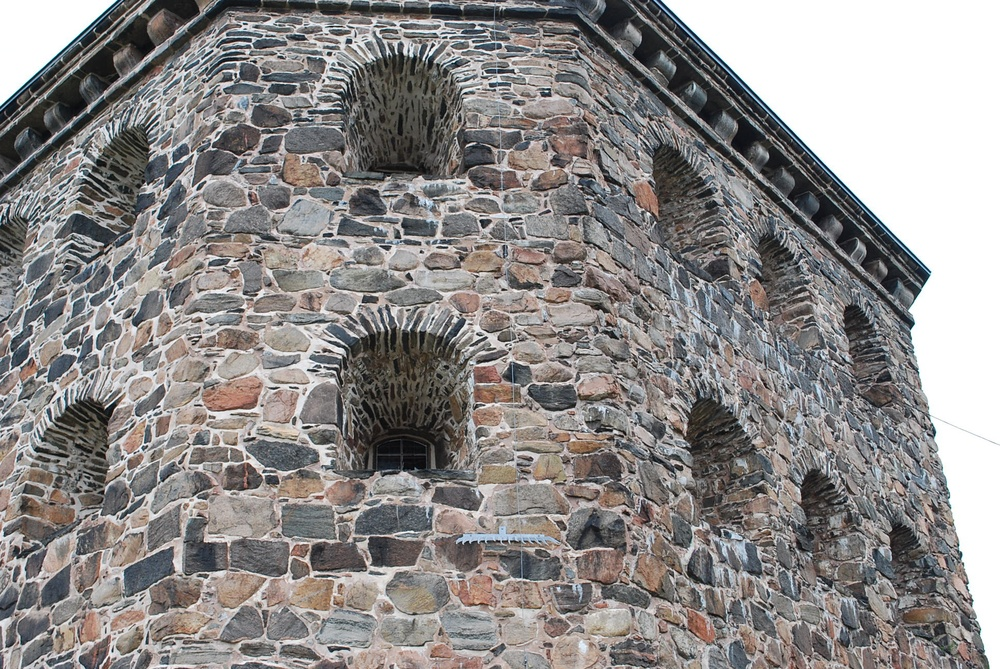
%> input picture Assignment3/kronan2.JPG, 1000 x 669 px, shrunk from 1936 x 1296 before the run
$ octave CompEx3.m   (GNU Octave 9; MATLAB toolbox functions it lacks are replaced by stand-ins)
%> lines starting %> are read from the running program, lines starting %| are printed output that depends on the picture
%% Computer Exercise 3
load compEx3data
load compEx1data
%%
% Normalize image points with K^-1
x1n = K\x{1};
x2n = K\x{2};

%% Eight point algorithm
[dim, rows] = size(x1n);

M=[];
for row=1:rows
    xx = x2n(:, row)*x1n(:, row)';
    M(row,:) = xx(:)';
end

% SVD
[U,S,V] = svd(M);
v = V(:,end);

eigenvalues = diag(S.'*S);
min(eigenvalues)
norm(M*v)

% Essential matrix
Ehat = reshape(v, [3 3]);
[U,S,V] = svd(Ehat);
% Solution depended on determinant
if det(U*V')>0
    E = U*diag ([1 1 0])*V';
else
    V = -V;E = U*diag ([1 1 0])*V';
end

%% Check epipolar constraints
figure(1)
plot(diag(x2n'*E*x1n))
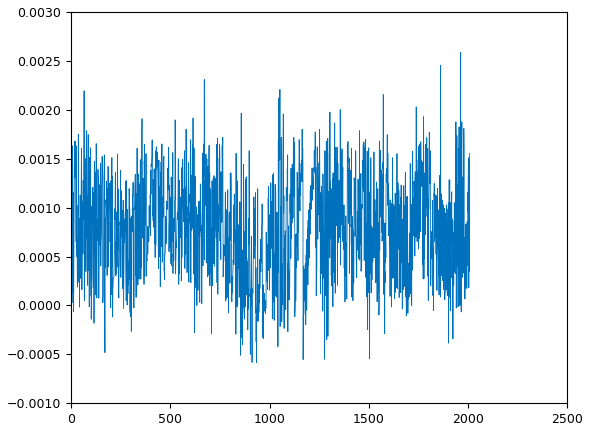
%> figure redrawn from the program's plot data; curve peaks at x = 1963, y = 0.00259

%% Fundamental matrix for un-normalized points
% E = K' * F * K. F has 8 degrees of freedom while E has 5 due to the
% incorporating the intrinsic parameters of the camera.
E = E./E(3,3);
F = K.'\E/K;

%% Epipolar lines, as in Computer Exercise 1
l = F*x{1};
l = l./sqrt(repmat(l(1 ,:).^2 + l(2 ,:).^2 ,[3 1]));

%% Plot 20 random points in image 2 with epipolar lines
ind = randperm(length(x{2}),20);
points = x{2}(:, ind);
lines = l(:, ind);
im2 = imread('kronan2.JPG');
%> im2 is the input picture: size 669x1000x3 uint8; mean R, G, B 141.3, 138.2, 137.2

figure(2)
imagesc(im2)
hold on
plot(points(1, :), points(2, :),'b.', 'Markersize', 20)
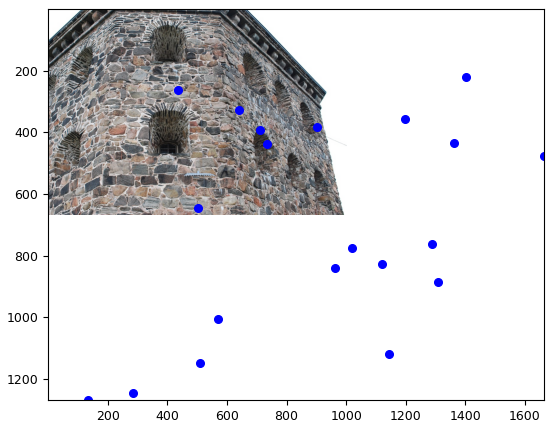
%> figure redrawn from the program's plot data
rital(lines,'r-')
%> (this line was passed over: rital is not available in this run)

%% Calculate mean distance and plot histogram
dists = abs(sum(l.*x{2}));
figure(3)
histogram(dists ,100);
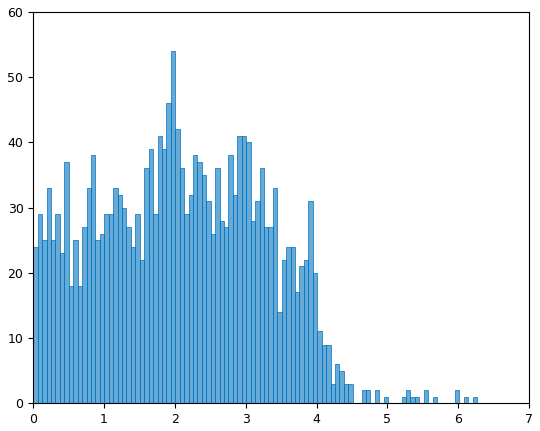
%> figure redrawn from the program's plot data; tallest bar 54 high, from x = 1.94 to 2
mu = mean(dists);

%% Save E for Computer Exercise 4
save('E.mat', 'E');
